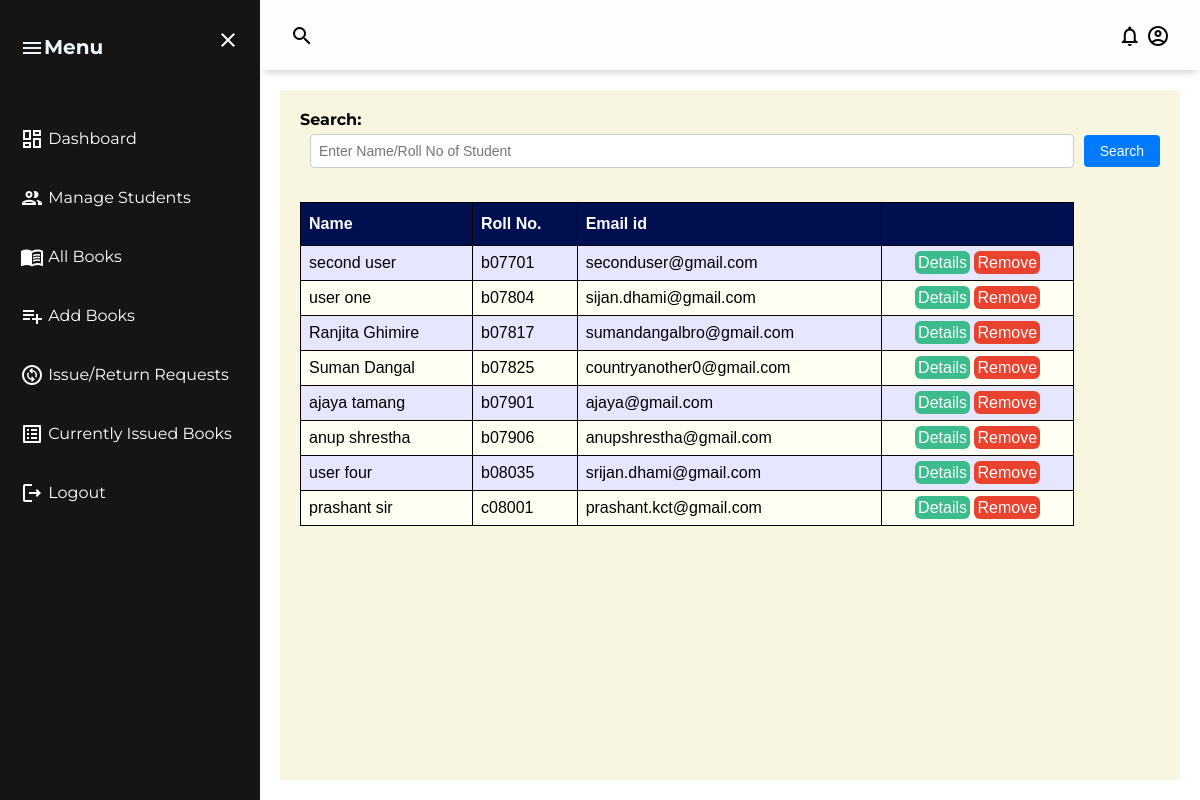
Screenshot of /admin/student.php (signed in) with the database file from the repository.
### tables this page shows
CREATE TABLE `user` (
  `RollNo` varchar(50) NOT NULL,
  `Name` varchar(50) NOT NULL,
  `Type` varchar(50) NOT NULL,
  `Category` varchar(20) NOT NULL,
  `EmailId` varchar(50) NOT NULL,
  `MobNo` varchar(11) NOT NULL,
  `Password` varchar(255) NOT NULL
);

### admin/student.php (the view, shortened to what this page needs)
<?php
require('dbconn.php');
?>
<!DOCTYPE html>
<html lang="en">
<head>
    <link rel="stylesheet" type="text/css" href="../css/style.css">
</head>
<body>
<div class="grid-container">
    <header class="header">
            <div class="header-left">
                <span class="material-icons-outlined">search</span>
            </div>
            <div class="header-right">
                <a href="message.php" class="up-icon"><span class="material-icons-outlined">notifications</span></a>
                <a href="edit_admin_detail.php" class="up-icon"><span class="material-icons-outlined">account_circle</span></a>
            </div>
        </header>
    <aside id="sidebar">
        <div class="sidebar-title">
            <div class="sidebar-brand">
                <span class="material-icons-outlined">menu</span>Menu
            </div>
            <a href=""><span class="material-icons-outlined" onclick="closeSidebar()">close</span></a>
        </div>
        <ul class="sidebar-list">
            <li class="sidebar-list-items">
                <a href="dashboard.php"><span class="material-icons-outlined">dashboard</span> Dashboard </a>
            </li>
            <li class="sidebar-list-items">
                <a href="student.php"><span class="material-icons-outlined">group</span> Manage Students</a>
            </li>
            <li class="sidebar-list-items">
                <a href="book.php"><span class="material-icons-outlined">menu_book</span> All Books</a>
            </li>
            <li class="sidebar-list-items">
                <a href="addbook.php"><span class="material-icons-outlined">playlist_add</span> Add Books</a>
            </li>
            <li class="sidebar-list-items">
                <a href="issue_requests.php"><span class="material-icons-outlined">change_circle</span> Issue/Return Requests</a>
            </li>
            <li class="sidebar-list-items">
                <a href="current.php"><span class="material-icons-outlined">list_alt</span> Currently Issued Books</a>
            </li>
            <li class="sidebar-list-items">
                <a href="logout.php"><span class="material-icons-outlined">logout</span> Logout </a>
            </li>
        </ul>
    </aside>
    <main class="main-container">
    <div class="span9">
                        <form class="form-horizontal row-fluid" action="student.php" method="post">
                                        <div class="control-group">
                                            <label class="control-label" for="Search"><b>Search:</b></label>
                                            <div class="controls">
                                                <input type="text" id="title" name="title" placeholder="Enter Name/Roll No of Student" class="span8" required>
                                                <button type="submit" name="submit"class="btn">Search</button>
                                            </div>
                                        </div>
                                    </form>
                                    <br>
                                    <?php
                                    if(isset($_POST['submit']))
                                        {$s=$_POST['title'];
                                            $sql="select * from LMS.user where (RollNo='$s' or Name like '%$s%') and Type='Student'";
                                        }
                                    else
                                        $sql="select * from LMS.user where Type='Student'";
                                    $result=$conn->query($sql);
                                    $rowcount=mysqli_num_rows($result);
                                    if(!($rowcount))
                                        echo "<br><center><h2><b><i>No Results</i></b></h2></center>";
                                    else
                                    {
                                    ?>
                        <table class="table" id = "tables">
                                  <thead>
                                    <tr>
                                      <th>Name</th>
                                      <th>Roll No.</th>
                                      <th>Email id</th>
                                      <th></th>
                                    </tr>
                                  </thead>
                                  <tbody>
                    <?php
                            while($row=$result->fetch_assoc())
                            {
                                $email=$row['EmailId'];
                                $name=$row['Name'];
                                $rollno=$row['RollNo'];
                            ?>
                                    <tr>
                                      <td><?php echo $name ?></td>
                                      <td><?php echo $rollno ?></td>
                                      <td><?php echo $email ?></td>
                                        <td>
                                        <center>
                                            <a href="studentdetails.php?id=<?php echo $rollno; ?>" class="btn btn-success">Details</a>
                                           <a href="remove_student.php?id=<?php echo $rollno; ?>" class="btn btn-danger">Remove</a>
                                      </center>
                                        </td>
                                    </tr>
                            <?php }} ?>
                                  </tbody>
                                </table>
                            </div>
    </main>
</div>
</body>
</html>

### css/style.css (style rules this page uses)
body { font-family: "Montserrat", sans-serif; }
* { margin: 0px; padding: 0; }
.up-icon .material-icons-outlined { color: black; }
.material-icons-outlined { vertical-align: middle; line-height: 1px; }
.grid-container { display:grid; grid-template-columns: 260px 1fr 1fr 1fr; grid-template-rows: 0.2fr 3fr; grid-template-areas: "sidebar header header header" "sidebar main main main"; height: 100vh; }
.grid-container a:link, a:visited { text-decoration: none; color: white; }
.header { grid-area: header; height: 70px; background-color: #fefefe; display: flex; align-items: center; justify-content: space-between; margin: 0px; padding: 0 30px 0 30px; box-shadow: 0px 6px 7px -4px rgba(0, 0, 0, 0.2); }
#sidebar { grid-area:sidebar ; height: 100%; padding-left: 0px; background-color: rgb(21, 21, 21); color: aliceblue; overflow-y: auto; -webkit-transition: all 0.5s; transition: all 0.5s; padding:0px; margin: 0px; }
.sidebar-title { display: flex; justify-content: space-between; align-items: center; padding: 20px 20px 20px 20px; margin-bottom: 30px; }
.material-icons-outlined { cursor: pointer; }
.sidebar-brand { margin-top: 15px; font-size: 20px; font-weight: 700; }
.sidebar-list { padding: 0; margin-top: 15px; list-style-type: none; }
.sidebar-list-items { padding: 20px 20px 20px 20px; }
.main-container { grid-area:main; background-color:rgba(235, 226, 168, 0.34); overflow-y: auto; padding: 20px; margin: 20px; }
#tables { font-family:sans-serif; border-collapse: collapse; width: 90%; }
#tables td, #tables th { border: 1px solid #000000; padding: 8px; }
.btn-success { color: #fff; background-color: #3cbc8d; border-color: #36a97f; padding: 3px; border-radius: 6px; }
.btn-danger { color: #fff; background-color: #e9422e; border-color: #e52e18; padding: 3px; border-radius: 6px; }
#tables tr:nth-child(even) { background-color: #fffff2; }
#tables tr:nth-child(odd) { background-color: #e6e6ff; }
#tables th { padding-top: 12px; padding-bottom: 12px; text-align: left; background-color: #000F50; color: white; }
.table { margin-bottom: 0; }
.table th, .table td { border-color:black!important; }
.control-group { margin-bottom: 15px; }
.control-group .control-label { font-size: 16px; font-weight: bold; margin-bottom: 5px; display: block; }
.control-group .controls { display: flex; align-items: center; }
.control-group .controls input[type="text"] { flex: 1; padding: 8px; border: 1px solid #ccc; border-radius: 4px; font-size: 14px; margin-right: 10px; margin-left: 10px; }
.control-group .controls .btn { padding: 8px 16px; background-color: #007bff; color: #fff; border: none; border-radius: 4px; font-size: 14px; cursor: pointer; }

### rows the page displays
user: Name "second user", RollNo "b07701", EmailId "seconduser@gmail.com"
user: Name "user one", RollNo "b07804", EmailId "sijan.dhami@gmail.com"
user: Name "Ranjita Ghimire", RollNo "b07817", EmailId "sumandangalbro@gmail.com"
user: Name "Suman Dangal", RollNo "b07825", EmailId "countryanother0@gmail.com"
user: Name "ajaya tamang", RollNo "b07901", EmailId "ajaya@gmail.com"
user: Name "anup shrestha", RollNo "b07906", EmailId "anupshrestha@gmail.com"
user: Name "user four", RollNo "b08035", EmailId "srijan.dhami@gmail.com"
user: Name "prashant sir", RollNo "c08001", EmailId "prashant.kct@gmail.com"
